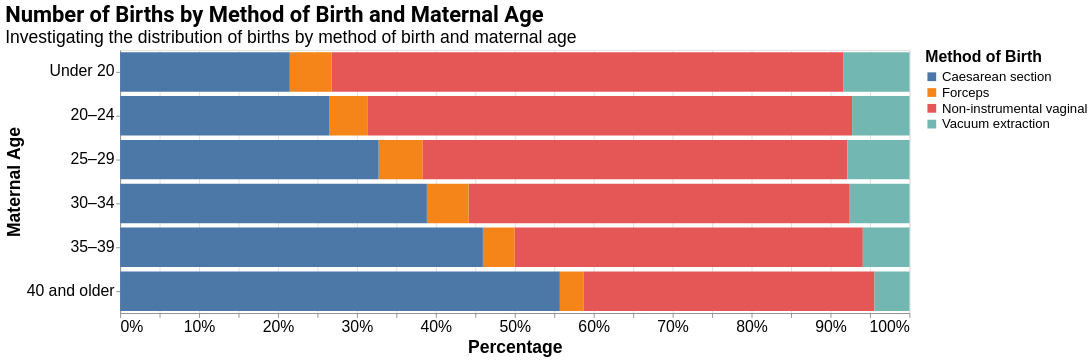

Vega-Lite specification for this chart:
### Vega-Lite specification from a JSON file in a GitHub repository (floating-point values rounded to 4 significant figures)
{"$schema": "https://vega.github.io/schema/vega-lite/v5.json", "description": "100% Stacked Horizontal Bar Chart of Number of Births by Method of Birth and Maternal Age", "title": {"text": "Number of Births by Method of Birth and Maternal Age", "subtitle": "Investigating the distribution of births by method of birth and maternal age", "fontSize": 25, "subtitleFontSize": 20, "font": "Roboto", "anchor": "start", "color": "black"}, "width": 900, "height": 300, "background": null, "data": {"values": [{"MethodOfBirth": "Non-instrumental vaginal", "MaternalAge": "Under 20", "Number": 3085}, {"MethodOfBirth": "Non-instrumental vaginal", "MaternalAge": "20–24", "Number": 18182}, {"MethodOfBirth": "Non-instrumental vaginal", "MaternalAge": "25–29", "Number": 42153}, {"MethodOfBirth": "Non-instrumental vaginal", "MaternalAge": "30–34", "Number": 56281}, {"MethodOfBirth": "Non-instrumental vaginal", "MaternalAge": "35–39", "Number": 29895}, {"MethodOfBirth": "Non-instrumental vaginal", "MaternalAge": "40 and older", "Number": 5205}, {"MethodOfBirth": "Forceps", "MaternalAge": "Under 20", "Number": 252}, {"MethodOfBirth": "Forceps", "MaternalAge": "20–24", "Number": 1416}, {"MethodOfBirth": "Forceps", "MaternalAge": "25–29", "Number": 4337}, {"MethodOfBirth": "Forceps", "MaternalAge": "30–34", "Number": 6166}, {"MethodOfBirth": "Forceps", "MaternalAge": "35–39", "Number": 2712}, {"MethodOfBirth": "Forceps", "MaternalAge": "40 and older", "Number": 420}, {"MethodOfBirth": "Vacuum extraction", "MaternalAge": "Under 20", "Number": 400}, {"MethodOfBirth": "Vacuum extraction", "MaternalAge": "20–24", "Number": 2150}, {"MethodOfBirth": "Vacuum extraction", "MaternalAge": "25–29", "Number": 6156}, {"MethodOfBirth": "Vacuum extraction", "MaternalAge": "30–34", "Number": 8941}, {"MethodOfBirth": "Vacuum extraction", "MaternalAge": "35–39", "Number": 4003}, {"MethodOfBirth": "Vacuum extraction", "MaternalAge": "40 and older", "Number": 624}, {"MethodOfBirth": "Caesarean section", "MaternalAge": "Under 20", "Number": 1023}, {"MethodOfBirth": "Caesarean section", "MaternalAge": "20–24", "Number": 7853}, {"MethodOfBirth": "Caesarean section", "MaternalAge": "25–29", "Number": 25633}, {"MethodOfBirth": "Caesarean section", "MaternalAge": "30–34", "Number": 45377}, {"MethodOfBirth": "Caesarean section", "MaternalAge": "35–39", "Number": 31134}, {"MethodOfBirth": "Caesarean section", "MaternalAge": "40 and older", "Number": 7859}]}, "transform": [{"window": [{"op": "sum", "field": "Number", "as": "TotalNumber"}], "frame": [null, null], "groupby": ["MaternalAge"]}, {"calculate": "datum.Number / datum.TotalNumber * 100", "as": "Percentage"}], "mark": "bar", "encoding": {"y": {"field": "MaternalAge", "type": "nominal", "sort": ["Under 20", "20–24", "25–29", "30–34", "35–39", "40 and older"], "axis": {"title": "Maternal Age", "labelFontSize": 18, "titleFontSize": 20}}, "x": {"field": "Number", "type": "quantitative", "stack": "normalize", "axis": {"title": "Percentage", "labelFontSize": 18, "titleFontSize": 20}}, "color": {"field": "MethodOfBirth", "type": "nominal", "legend": {"title": "Method of Birth", "labelFontSize": 15, "titleFontSize": 18, "labelLimit": 500, "titleLimit": 500}}, "tooltip": [{"field": "MethodOfBirth", "type": "nominal", "title": "Method of Birth"}, {"field": "Number", "type": "quantitative", "title": "Number of Births"}, {"field": "Percentage", "type": "quantitative", "title": "Percentage", "format": ".2f"}]}}
